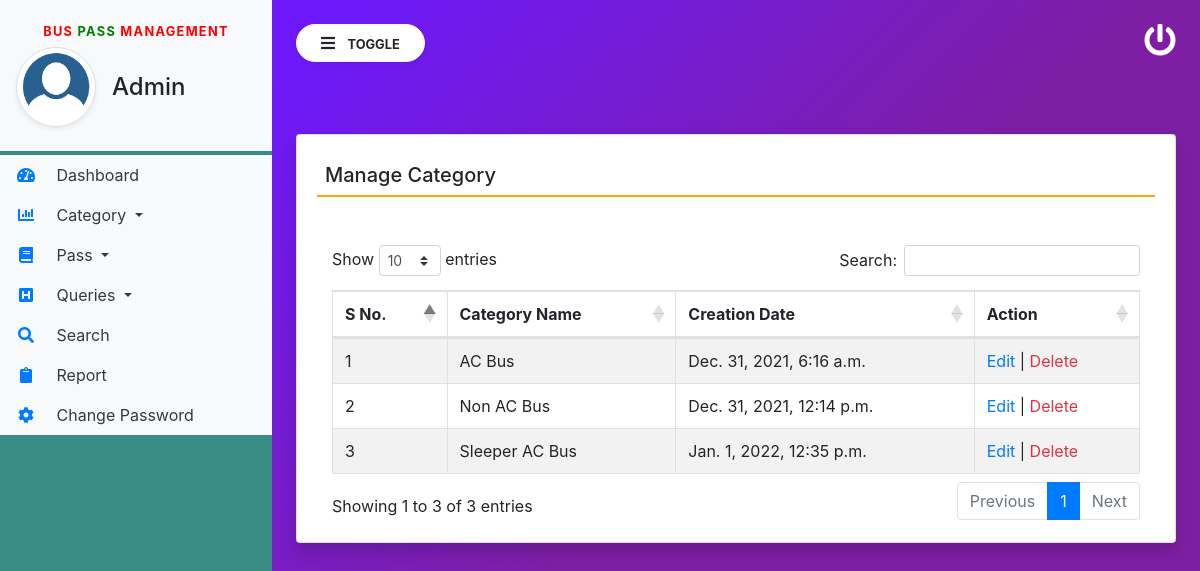
Page /manage_Category on the committed database.
### buspass/models.py (models this page shows, shortened)
class Category(models.Model):
    categoryname = models.CharField(max_length=100, null=True)
    creationDate = models.DateTimeField(auto_now_add=True)

### buspass/views.py (the view)
# urls.py: path('manage_Category', manage_Category, name='manage_Category'),
def manage_Category(request):
    cat = Category.objects.all()
    return render(request, 'manage_Category.html', locals())

### buspass/templates/manage_Category.html
{% extends 'admin_base.html' %}
{% block main  %}
<div class="card shadow mt-5">
    <div class="card-body">
        <h5 class="p-2" style="border-bottom: 2px solid orange;">Manage Category</h5>
        <div class="container-fluid mt-5">
            <table id="example" class="table table-striped table-bordered" style="width:100%">
                <thead>
                <tr>
                    <th>S No.</th>
                    <th>Category Name</th>
                    <th>Creation Date</th>
                    <th>Action</th>
                </tr>
                </thead>
                <tbody>
                  {% for i in cat%}
                <tr>
                    <td>{{forloop.counter}}</td>
                    <td>{{i.categoryname}}</td>
                    <td>{{i.creationDate}}</td>
                    <td><a href="{% url 'edit_Category' i.id%}" class="text-primary">Edit</a> |
                        <a href="{% url 'delete_Category' i.id%}" class="text-danger"
                               onclick="return confirm('Are You Sure?')">Delete</a>
                    </td>
                </tr>
                  {% endfor %}
                </tbody>
            </table>
        </div>
    </div>
</div>
{% endblock %}

### buspass/static/css/sidebar.css (style rules this page uses)
body { background-image : linear-gradient(135.9deg,rgba(109,25,252,1) 16.4%,rgba(125,31,165,1) 56.1%); min-height:100vh; }

### rows in the picture
Category: categoryname "AC Bus", creationDate "Dec. 31, 2021, 6:16 a.m."
Category: categoryname "Non AC Bus", creationDate "Dec. 31, 2021, 12:14 p.m."
Category: categoryname "Sleeper AC Bus", creationDate "Jan. 1, 2022, 12:35 p.m."
